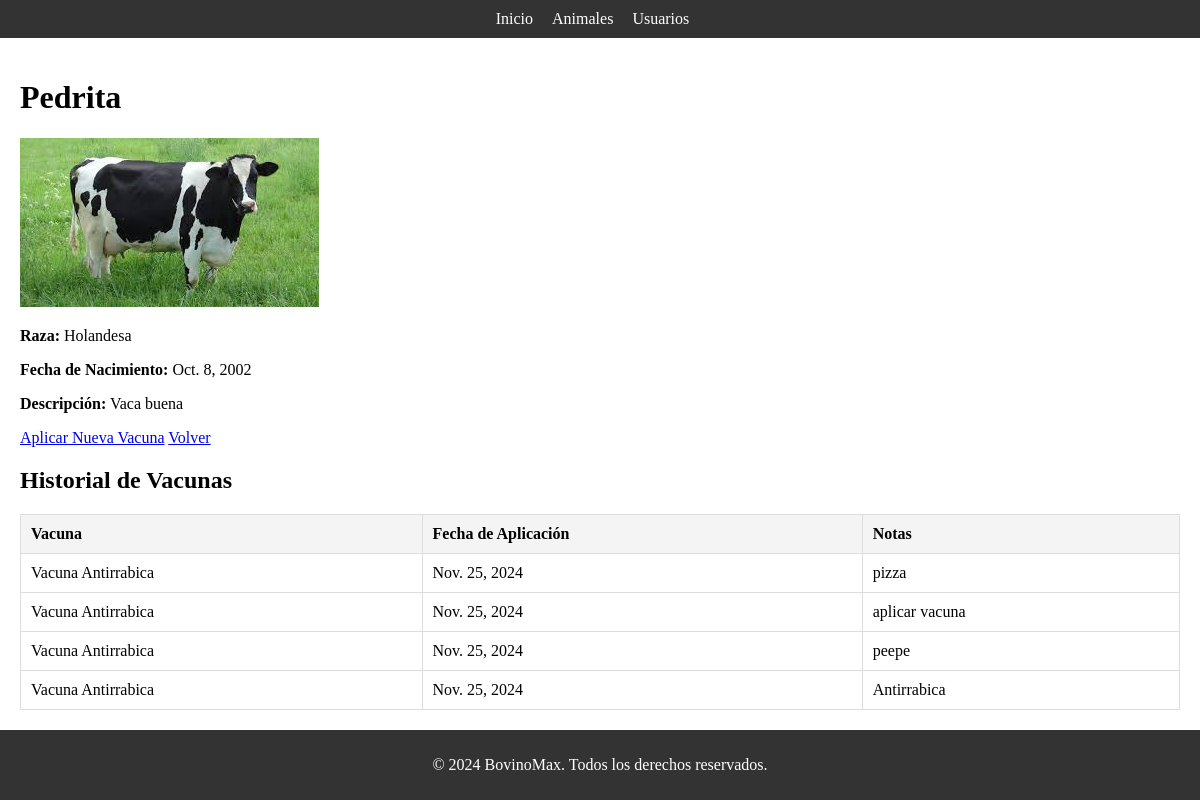
/animals/1/, run on the app's committed database.
### animals/models.py (models this page shows, shortened)
class Animal(models.Model):
    name = models.CharField(max_length=100)
    breed = models.CharField(max_length=100)
    date_of_birth = models.DateField()
    description = models.TextField(blank=True, null=True)
    photo = models.ImageField(upload_to='animals/photos/', blank=True, null=True)

class VaccineApplication(models.Model):
    animal = models.ForeignKey(Animal, on_delete=models.CASCADE, related_name='vaccine_applications')
    vaccine = models.ForeignKey(Vaccine, on_delete=models.CASCADE)
    date_applied = models.DateField(auto_now_add=True)
    notes = models.TextField(blank=True, null=True)

class Vaccine(models.Model):
    name = models.CharField(max_length=100, default='Vacuna desconocida')  # Valor predeterminado
    description = models.TextField()

### animals/views.py (the view, shortened to what this page needs)
# urls.py: path('<int:pk>/', AnimalDetailView.as_view(), name='animal_detail'),
class AnimalDetailView(DetailView, FormView):
    model = Animal
    template_name = 'animals/animal_detail.html'
    form_class = VaccineApplicationForm
    def get(self, request, *args, **kwargs):
        self.object = self.get_object()
        return super().get(request, *args, **kwargs)
    def get_context_data(self, **kwargs):
        context = super().get_context_data(**kwargs)
        context['object'] = self.object
        context['vaccine_applications'] = VaccineApplication.objects.filter(animal=self.object)
        return context

### animals/templates/animals/animal_detail.html (shortened to what this page needs)
{% extends 'base.html' %}
{% block content %}
<h1>{{ object.name }}</h1>
<img src="{{ object.photo.url }}" alt="{{ object.name }}" style="max-width: 400px;">
<p><strong>Raza:</strong> {{ object.breed }}</p>
<p><strong>Fecha de Nacimiento:</strong> {{ object.date_of_birth }}</p>
<p><strong>Descripción:</strong> {{ object.description }}</p>
<a href="{% url 'animals:apply_vaccine' object.id %}" class="btn btn-primary">Aplicar Nueva Vacuna</a>
<a href="{% url 'animals:animal_list' %}" class="btn btn-secondary">Volver</a>
<h2>Historial de Vacunas</h2>
<table class="table">
    <thead>
        <tr>
            <th>Vacuna</th>
            <th>Fecha de Aplicación</th>
            <th>Notas</th>
        </tr>
    </thead>
    <tbody>
        {% for application in vaccine_applications %}
            <tr>
                <td>{{ application.vaccine.name }}</td>
                <td>{{ application.date_applied }}</td>
                <td>{{ application.notes }}</td>
            </tr>
        {% empty %}
            <tr>
                <td colspan="3">No se han registrado vacunas.</td>
            </tr>
        {% endfor %}
    </tbody>
</table>
{% endblock %}

### templates/base.html (shortened to what this page needs)
{% load static %}
<!DOCTYPE html>
<html lang="en">
<head>
    <link rel="stylesheet" href="{% static 'css/styles.css' %}">
</head>
<body>
    <header>
        <nav>
            <ul>
                <li><a href="/">Inicio</a></li>
                <li><a href="/animals/">Animales</a></li>
                <li><a href="/users/">Usuarios</a></li>
            </ul>
        </nav>
    </header>
    <main>
        {% block content %}{% endblock %}
    </main>
    <footer>
        <p>© 2024 BovinoMax. Todos los derechos reservados.</p>
    </footer>
</body>
</html>

### static/css/styles.css (style rules this page uses)
html, body { height: 100%; margin: 0; display: flex; flex-direction: column; }
main { flex: 1; padding: 20px; }
footer { background-color: #333; color: white; text-align: center; padding: 10px 0; }
header { background-color: #333; color: white; padding: 10px 20px; text-align: center; }
header ul { list-style-type: none; margin: 0; padding: 0; }
header ul li { display: inline; margin-right: 15px; }
header ul li a { color: white; text-decoration: none; }
table { width: 100%; border-collapse: collapse; }
table, th, td { border: 1px solid #ddd; }
th, td { padding: 10px; text-align: left; }
th { background-color: #f4f4f4; }

### data on the page
Animal: name "Pedrita", photo (picture), breed "Holandesa", date_of_birth "Oct. 8, 2002", description "Vaca buena"
VaccineApplication: vaccine.name "Vacuna Antirrabica", date_applied "Nov. 25, 2024", notes "pizza"
VaccineApplication: vaccine.name "Vacuna Antirrabica", date_applied "Nov. 25, 2024", notes "aplicar vacuna"
VaccineApplication: vaccine.name "Vacuna Antirrabica", date_applied "Nov. 25, 2024", notes "peepe"
VaccineApplication: vaccine.name "Vacuna Antirrabica", date_applied "Nov. 25, 2024", notes "Antirrabica"
